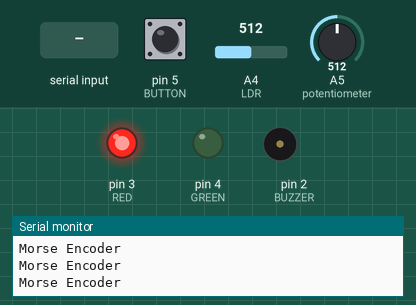
Bench run of a program on a simulated Arduino Uno, built with avr-gcc and run on an emulated ATmega328P. Parts: output pins drawn as LEDs (lit = HIGH), buzzer (waves = sounding, pin HIGH), the last lines printed to the serial monitor. Inputs (shaded band) come from the test bench; at power-on: A5 (potentiometer) = 512, pin 5 (BUTTON) LOW, A4 (LDR) = 512.

Above: at 1.2 s.
1.3 s: A5 (potentiometer) set to 497
At 2.2 s:
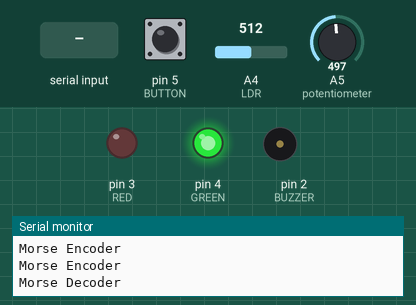
2.8 s: "." received over Serial
4.3 s: A5 (potentiometer) set to 521
At 5.46 s:
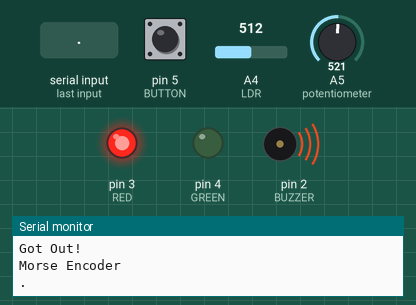
7.0 s: A5 (potentiometer) set to 511
At 7.9 s:
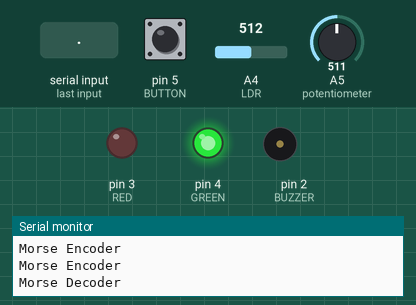
8.5 s: pin 5 (BUTTON) pulled HIGH for 0.15 s
10.1 s: "-" received over Serial
Timing chart, 0 to 13.1 s (numbered marks = the images above; inputs shaded):
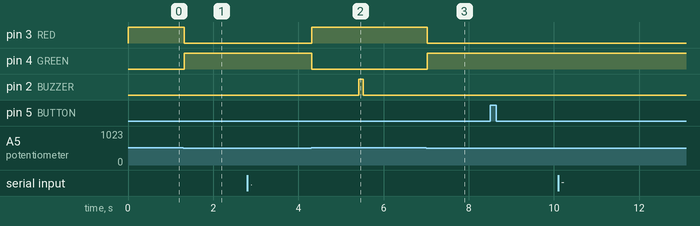

Measured:
- the behaviour switches between 512 and 511 on A5 (potentiometer) (found by bisection; images 0 and 1)
- after the input at 1.3 s, pin 3 (RED): HIGH → LOW at once; pin 4 (GREEN): LOW → HIGH at once
- after the input at 4.3 s, pin 3 (RED): LOW → HIGH at once; pin 4 (GREEN): HIGH → LOW at once; pin 2 (BUZZER): LOW → HIGH after 1.1 s, → LOW 0.10 s later
- after the input at 7.0 s, pin 3 (RED): HIGH → LOW at once; pin 4 (GREEN): LOW → HIGH at once

The program:

main.cpp
```cpp
#include <Arduino.h>

#define BUZZER 2
#define GREEN 4
#define RED 3
#define BUTTON 5
#define potentiometer A5
#define LDR A4

String input;
int currentState = 0;
String morse_input;

void setup()
{
  pinMode(BUZZER, OUTPUT);
  pinMode(RED, OUTPUT);
  pinMode(GREEN, OUTPUT);
  pinMode(BUTTON, INPUT);
  Serial.begin(9600);
}

void loop()
{
  double sensorValue = analogRead(potentiometer);
  if (511.5 <= sensorValue && sensorValue <= 1023)
  {
    currentState = 0;
    Serial.println("Morse Encoder");
  }
  else
  {
    currentState = 1;
    Serial.println("Morse Decoder");
  }

  if (currentState == 0)
  {
    digitalWrite(RED, HIGH);
    digitalWrite(GREEN, LOW);
    if (Serial.available() > 0)
    {
      input = Serial.readString();
      Serial.println(input);

      for (unsigned int i = 0; i < input.length(); i++)
      {
        delay(100); // Period between elements of same letter
        if (input[i] == '.' || input[i] == '-')
        {
          digitalWrite(BUZZER, HIGH);
          delay(input[i] == '.' ? 100 : 300);
          digitalWrite(BUZZER, LOW);
        }
        else if (input[i] == '/')
        {
          delay(700);
        }
        else
        {
          delay(300);
        }
      }

      digitalWrite(BUZZER, LOW);
      delay(700);
    }
  }
  else
  {
    digitalWrite(GREEN, HIGH);
    digitalWrite(RED, LOW);
    int lastState = HIGH; // Initial state of LDR (assuming bright = HIGH)
    int currentReading = analogRead(LDR);
    int threshold = 42; // Adjust threshold based on your LDR sensitivity
    unsigned long startTime = millis();

    while (Serial.available() == 0)
    { // Wait for serial data or Morse code to finish
      int newReading = analogRead(LDR);

      if ((lastState == LOW && newReading > threshold) || (lastState == HIGH && newReading < threshold))
      {
        int pulseLength = millis() - startTime;
        startTime = millis();
        if (currentReading > newReading)
        {
          if (0 < pulseLength && pulseLength <= 350)
          {
            morse_input += ".";
          }
          else
          {
            morse_input += "-";
          }
        }
        else
        {
          if (pulseLength >= 900)
          {
            morse_input += "/";
          }
          else
          {
            morse_input += "";
          }
        }
        lastState = newReading > threshold ? HIGH : LOW;
        currentReading = newReading;
      }

      if (digitalRead(BUTTON) == HIGH)
      {
        Serial.println("Clicked");
        Serial.println(morse_input);
        morse_input.remove(0, morse_input.length());
        delay(500);
        break;
      }
    }
    Serial.println("Got Out!");
  }
}
```
